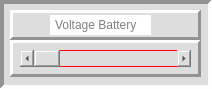
      <widget class="QFrame" name="frame_220">
       <property name="minimumSize">
        <size>
         <width>212</width>
         <height>89</height>
        </size>
       </property>
       <property name="styleSheet">
        <string notr="true">background-color: rgb(221, 221, 221);</string>
       </property>
       <property name="frameShape">
        <enum>QFrame::Panel</enum>
       </property>
       <property name="frameShadow">
        <enum>QFrame::Sunken</enum>
       </property>
       <property name="lineWidth">
        <number>4</number>
       </property>
       <property name="midLineWidth">
        <number>0</number>
       </property>
       <widget class="QFrame" name="frame_221">
        <property name="geometry">
         <rect>
          <x>10</x>
          <y>40</y>
          <width>191</width>
          <height>37</height>
         </rect>
        </property>
        <property name="styleSheet">
         <string notr="true"/>
        </property>
        <property name="frameShape">
         <enum>QFrame::Panel</enum>
        </property>
        <property name="frameShadow">
         <enum>QFrame::Raised</enum>
        </property>
        <property name="lineWidth">
         <number>3</number>
        </property>
        <widget class="QScrollBar" name="horizontalScrollBar_77">
         <property name="geometry">
          <rect>
           <x>10</x>
           <y>10</y>
           <width>171</width>
           <height>17</height>
          </rect>
         </property>
         <property name="minimumSize">
          <size>
           <width>171</width>
           <height>17</height>
          </size>
         </property>
         <property name="maximumSize">
          <size>
           <width>171</width>
           <height>17</height>
          </size>
         </property>
         <property name="styleSheet">
          <string notr="true"> border: 1px solid red</string>
         </property>
         <property name="orientation">
          <enum>Qt::Horizontal</enum>
         </property>
        </widget>
       </widget>
       <widget class="QFrame" name="frame_222">
        <property name="geometry">
         <rect>
          <x>10</x>
          <y>10</y>
          <width>191</width>
          <height>30</height>
         </rect>
        </property>
        <property name="frameShape">
         <enum>QFrame::Panel</enum>
        </property>
        <property name="frameShadow">
         <enum>QFrame::Raised</enum>
        </property>
        <property name="lineWidth">
         <number>3</number>
        </property>
        <property name="midLineWidth">
         <number>0</number>
        </property>
        <widget class="QLineEdit" name="lineEdit_77">
         <property name="geometry">
          <rect>
           <x>40</x>
           <y>5</y>
           <width>101</width>
           <height>20</height>
          </rect>
         </property>
         <property name="minimumSize">
          <size>
           <width>101</width>
           <height>20</height>
          </size>
         </property>
         <property name="maximumSize">
          <size>
           <width>101</width>
           <height>20</height>
          </size>
         </property>
         <property name="styleSheet">
          <string notr="true">QLineEdit {
 border: 3px solid wHITE;
	background-color: rgb(255, 255, 255);
}
</string>
         </property>
         <property name="placeholderText">
          <string>Voltage Battery</string>
         </property>
        </widget>
       </widget>
      </widget>
